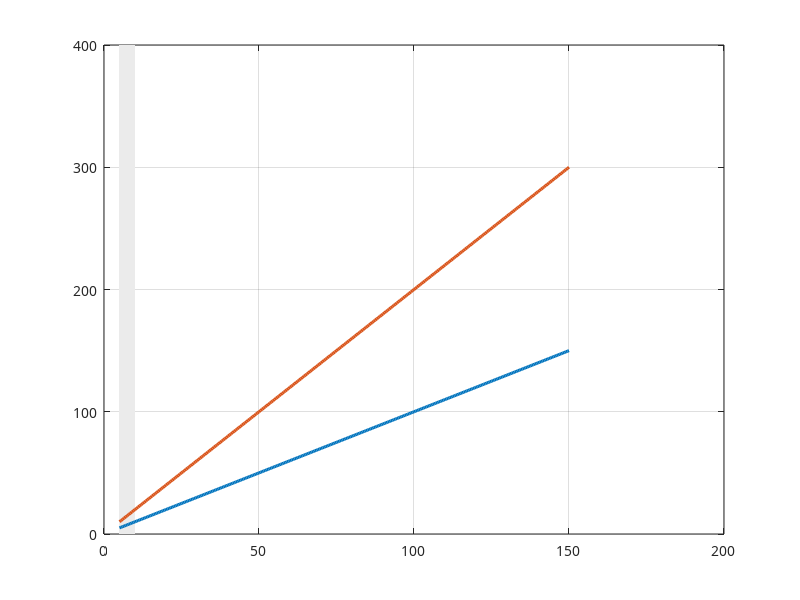

The MATLAB source for this figure: (Note: this script raises an error after producing the figure.)
%% 압력용기 응력 시각화
%  그림 두 장을 만든다
%    pv_stress.svg    r/t 에 따른 원주응력 / 길이방향응력
%    pv_hoop_map.png  원통 표면 원주응력 분포 (뚜껑 근처 끝단 효과 포함)
%
%  실행 후 두 파일을 vault 의 assets 폴더로 옮기면 사이트에 바로 반영된다.

clear; clc; close all;
set(0, 'DefaultAxesFontName', 'Malgun Gothic');

P  = 2;      % 내압 [MPa]
Sy = 250;    % 항복강도 [MPa]
r  = 150;    % 안쪽 반지름 [mm]
t  = 3;      % 두께 [mm]
nu = 0.3;    % 포아송비


%% 그림 1 : r/t 에 따른 두 응력
rt = 5:0.5:150;
s1 = P .* rt;        % 원주응력      Pr/t
s2 = P .* rt / 2;    % 길이방향응력  Pr/2t

f1 = figure('Color', 'w', 'Position', [100 100 720 460]);
hold on; grid on; box on;

% 얇은 벽 가정이 깨지는 구간
fill([5 10 10 5], [0 0 400 400], [.92 .92 .92], 'EdgeColor', 'none');

h1 = plot(rt, s1, 'LineWidth', 2.2, 'Color', [.85 .33 .10]);
h2 = plot(rt, s2, 'LineWidth', 2.2, 'Color', [0 .45 .74]);
yline(Sy, '--', 'LineWidth', 1.2, 'Color', [.4 .4 .4]);
text(8, Sy + 16, '항복강도 250 MPa', 'FontName', 'Malgun Gothic', ...
     'Color', [.4 .4 .4]);

% 원주응력이 항복에 닿는 지점
rtf = Sy / P;
plot(rtf, Sy, 'o', 'MarkerSize', 8, 'LineWidth', 1.8, ...
     'MarkerEdgeColor', [.85 .33 .10], 'MarkerFaceColor', 'w');
text(rtf - 5, Sy - 32, sprintf('r/t = %.0f', rtf), ...
     'FontName', 'Malgun Gothic', 'HorizontalAlignment', 'right');

xlabel('r / t'); ylabel('응력 [MPa]');
title('내압 2 MPa 일 때 r/t 에 따른 응력');
legend([h1 h2], {'원주응력  \sigma_1 = Pr/t', ...
                 '길이방향응력  \sigma_2 = Pr/2t'}, ...
       'Location', 'northwest', 'FontName', 'Malgun Gothic');
xlim([5 150]); ylim([0 400]);

exportgraphics(f1, 'pv_stress.svg', 'ContentType', 'vector');


%% 그림 2 : 원통 표면 원주응력 분포
%  뚜껑이 벽의 팽창을 붙잡아서 끝단 근처는 이론값을 벗어난다
L  = 200;                                  % 뚜껑에서부터의 거리 [mm]
b  = (3 * (1 - nu^2))^0.25 / sqrt(r * t);  % 경계층 계수
x  = linspace(0, L, 260);
sh = P * r / t * (1 - exp(-b*x) .* (cos(b*x) + sin(b*x)));

th = linspace(0, 2*pi, 140);
[X, TH] = meshgrid(x, th);
Y = r * cos(TH);
Z = r * sin(TH);
C = repmat(sh, numel(th), 1);

f2 = figure('Color', 'w', 'Position', [100 100 940 500]);
surf(X, Y, Z, C, 'EdgeColor', 'none');
axis equal off;
view(-34, 18);
camlight headlight; lighting gouraud; material dull;
colormap(jet);
cb = colorbar;
cb.Label.String = '원주응력 [MPa]';
cb.Label.FontName = 'Malgun Gothic';
cb.FontName = 'Malgun Gothic';
title(sprintf('원통 표면 원주응력   P = %g MPa,  r = %g mm,  t = %g mm', P, r, t), ...
      'FontName', 'Malgun Gothic');

exportgraphics(f2, 'pv_hoop_map.png', 'Resolution', 180);


%% 확인용 출력
fprintf('중앙부 원주응력      %.1f MPa\n', P*r/t);
fprintf('중앙부 길이방향응력  %.1f MPa\n', P*r/(2*t));
fprintf('끝단 효과가 잦아드는 거리  약 %.0f mm\n', 3/b);
fprintf('안전계수 2 를 만족하는 r/t  <= %.1f\n', Sy/(2*P));
